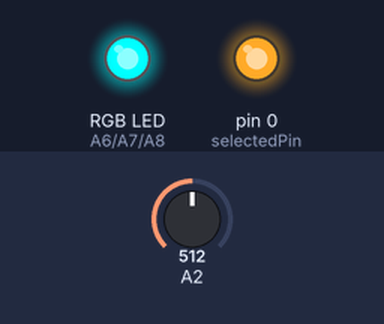
Simulated run of this sketch. Board: Teensy 4. Parts: an RGB LED mixed from three pins (HIGH = lit), output pins drawn as LEDs (lit = HIGH). Dashed ring = blinking. The test bench sets the inputs (shaded band); at power-on: A2 = 512. What the sketch prints to the serial monitor is not drawn.

Above: at 1.2 s.
1.3 s: A2 set to 306
At 2.4 s:
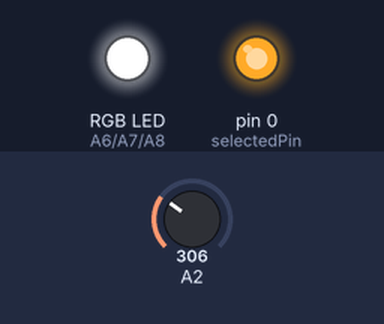
4.3 s: A2 set to 0
At 5.72 s:
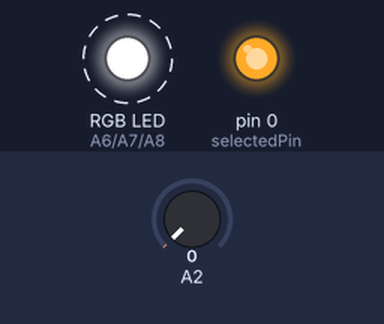
7.3 s: A2 set to 122
At 8.62 s:
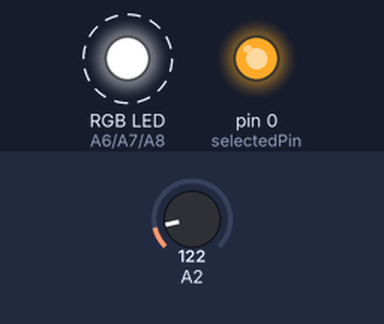
Timing chart, 0 to 16.3 s (numbered marks = the images above; inputs shaded):
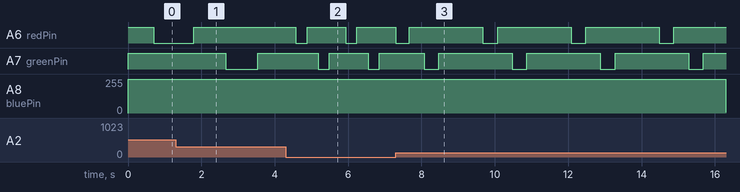

The sketch:

ADCfade.ino
```cpp
/* ADCfade, Lab 2 Section C Part 2

   Course: EE 474
   Names: Ryan Linden, Khalid Alzuhair, Brandon Ngo

   This code modifies the PWMtimer.ino
   sketch from Lab 2 Section C Part 1

   Incorporated our potentiometer and ADC code from Lab 1
   to change the fade rate

   We used the delay function to set the timing of our analogWrite()
   function calls similiar to blink sketch in Lab 1
*/

// Create an IntervalTimer object
IntervalTimer myTimer;

// Pinouts
const int redPin = 20;
const int greenPin = 21;
const int bluePin = 22;

// Value set by potentiometer
int val;

void setup(void) {

    // Setup LEDs to be outputs
    pinMode(redPin, OUTPUT);
    pinMode(greenPin, OUTPUT);
    pinMode(bluePin, OUTPUT);
    // Turn off LEDS at start
    digitalWrite(redPin, HIGH);
    digitalWrite(greenPin, HIGH);
    digitalWrite(bluePin, HIGH);

    Serial.begin(9600);

}

volatile unsigned long fadeCount = 255; // use volatile for shared variables
int fadeDir = 1; // 1 increments, -1 decrements
int selectedPin = 0; // 0 is no pin selected, 20=red, 21=green, 22=blue

// The main program will print the fade count
// to the Arduino Serial Monitor
void loop(void) {

    // to read a variable which the interrupt code writes, we
    // must temporarily disable interrupts, to be sure it will
    // not change while we are reading.  To minimize the time
    // with interrupts off, just quickly make a copy, and then
    // use the copy while allowing the interrupt to keep working.
    analogWrite(selectedPin, fadeCount);

    if (fadeCount >= 255) {
        fadeDir = fadeDir * -1;
        if (selectedPin == 0) {
            selectedPin = redPin;
        } else if (selectedPin == redPin) {
            selectedPin = greenPin;
            digitalWrite(redPin, HIGH);
        } else if (selectedPin == greenPin) {
            selectedPin = bluePin;
            digitalWrite(greenPin, HIGH);
        } else if (selectedPin == bluePin) {
            selectedPin = redPin;
            digitalWrite(bluePin, HIGH);
        }
    }
    else if (fadeCount <= 0) {
        fadeDir = fadeDir * -1;
    }

    fadeCount = fadeCount + 1 * fadeDir;

    val = analogRead(2);
    Serial.print("analog 2 is: ");
    Serial.println(val*10);

    Serial.print("fadeCount = ");
    Serial.println(fadeCount);

    // Sets delay between each loop
    // Delay value is set according to potentiometer
    // and multiplied by 10 due to use of delayMicroseconds
    // this results in a fade rates similiar to PWMtimer
    delayMicroseconds(val*10);
}
```

Measured:
- after the input at 1.3 s, A6 (redPin): LOW → HIGH after 0.50 s instead of 0.79 s; A7 (greenPin): HIGH → LOW after 1.4 s instead of 2.2 s
- after the input at 4.3 s, A7 (greenPin): alternates HIGH for 1.1 s and LOW for 0.30 s, starting after 0.89 s
- after the input at 7.3 s, A7 (greenPin): alternates HIGH for 2.0 s and LOW for 0.40 s, starting after 0.77 s; A8 (bluePin): stays 255/255 (without the input it goes to 86/255 after 3.8 s)
